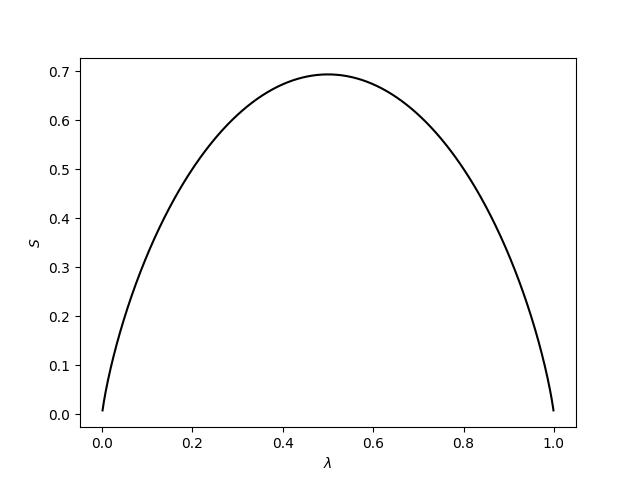

The script that saved this image:
import numpy as np
import matplotlib.pyplot as plt

Lambda = np.linspace(0.001,0.999,1000)

fig, ax = plt.subplots()
ax.plot(Lambda, -(Lambda*np.log(Lambda) + (1-Lambda)*np.log(1-Lambda)), c = "k")
ax.set_xlabel("$\lambda$")
ax.set_ylabel("$S$")
fig.savefig("entropia_M2")
plt.show()
